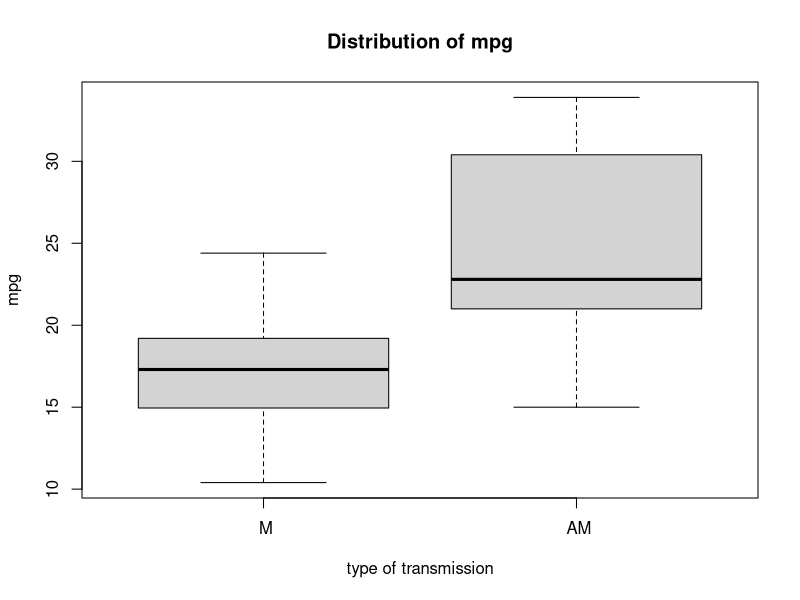
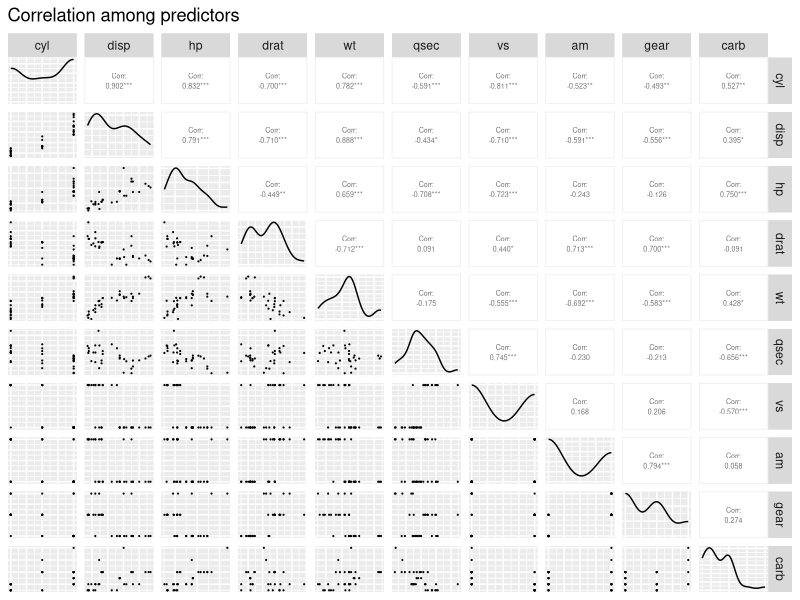
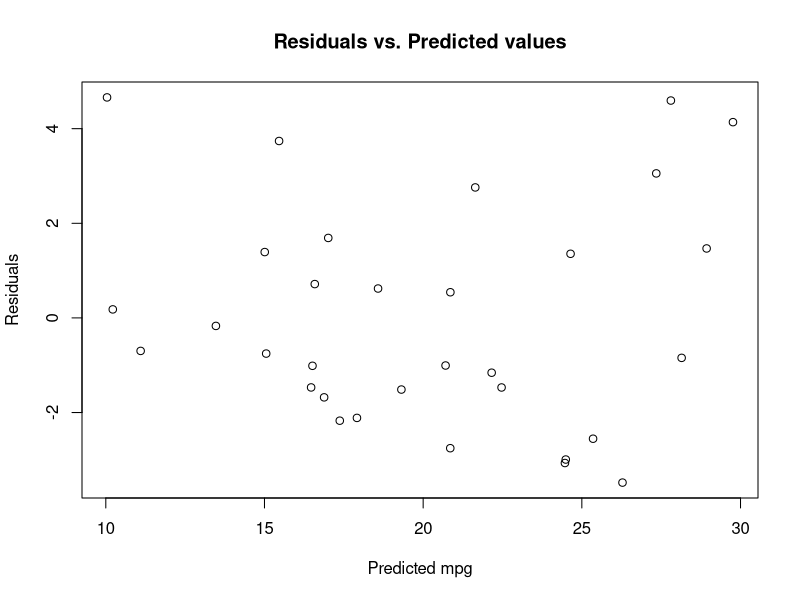

Generate these figures, in order, with R:
## ---- chunk 1
lapply(c("tidyverse", "magrittr", "GGally", "gridExtra"), 
       function(lib) 
         suppressWarnings(suppressMessages(require(lib, character.only = T))))
data(mtcars)
# data preprocessing: am as factor
mtcars %<>% mutate(transmission = factor(am, levels = c(0, 1), labels = c(" M", " AM")))
## ---- chunk 2
boxplot(mpg ~ transmission, data = mtcars, main = "Distribution of mpg", 
        ylab = "mpg", xlab = "type of transmission")

mtcars %>% select(-mpg, -transmission) %>% 
  ggpairs(upper = list(continuous = wrap("cor", size = 1.8)), 
          lower=list(continuous=wrap("points", size = 0.1)), 
          axisLabels = 'none',
          title = "Correlation among predictors")
## ---- chunk 3
fit_final <- lm(mpg ~ wt + qsec + transmission, data = mtcars)
coef(fit_final)
## ---- chunk 4
summary(fit_final)$coefficients[4] + c(-1, 1) * qt(.975, df = fit_final$df) * 
  coef(summary(fit_final))[,2][4]
## ---- chunk 5
plot(predict(fit_final), resid(fit_final), pch = 21, xlab = "Predicted mpg",
     ylab = "Residuals", main = "Residuals vs. Predicted values")
## ---- chunk 6
fit_all <- lm(mpg ~ ., data = mtcars[,-12])
step(fit_all, k = log(nrow(mtcars)))
